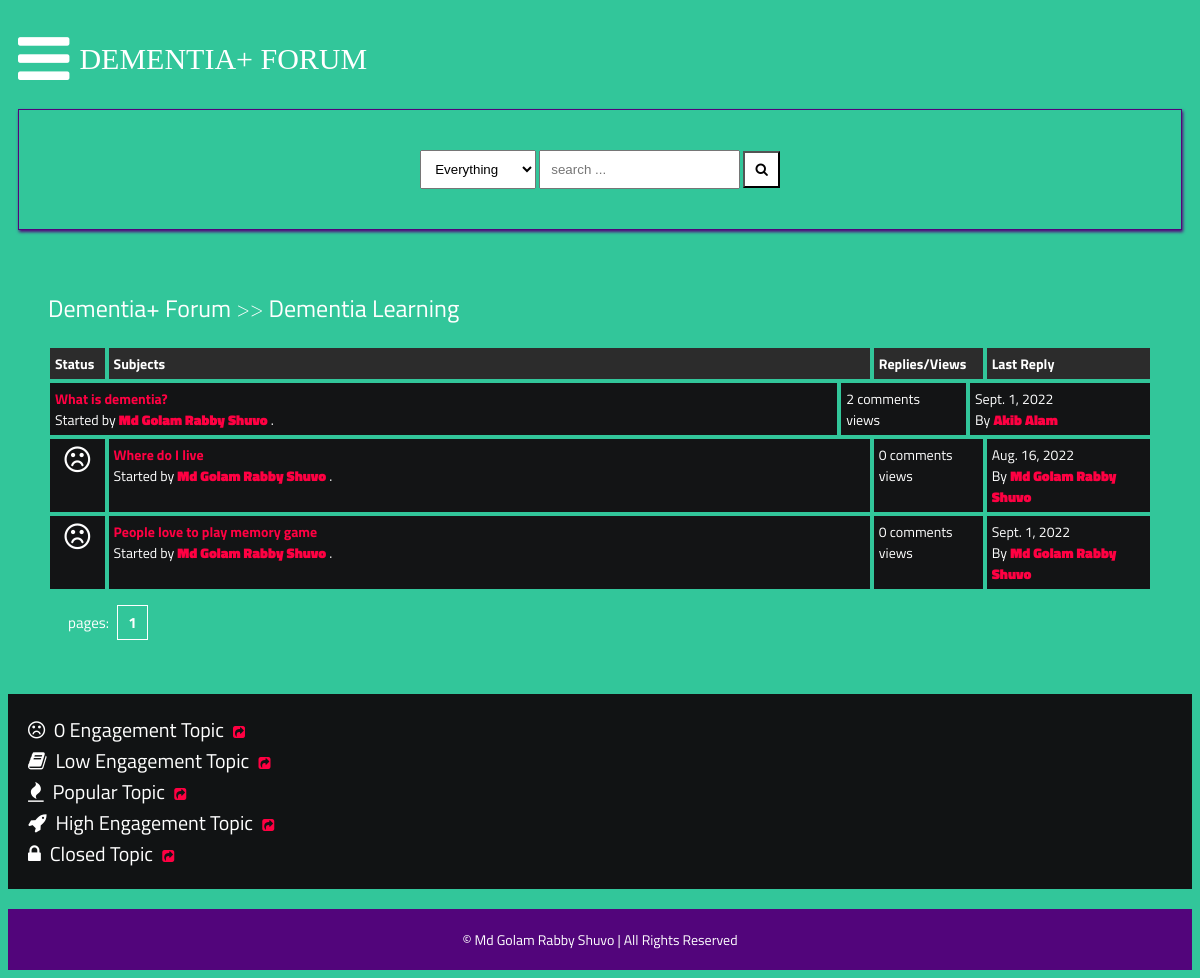
Screenshot of /forum/posts/dementia-learning/ with the database file from the repository.
### forum/models.py (models this page shows, shortened)
class Category(models.Model):
    title = models.CharField(max_length=50)
    slug = models.SlugField(max_length=400, unique=True, blank=True)
    description = models.TextField(default="description")
    class Meta:
        verbose_name_plural = "categories"
    def get_url(self):
        return reverse("posts", kwargs={
            "slug":self.slug
        })

class Post(models.Model):
    title = models.CharField(max_length=400)
    slug = models.SlugField(max_length=400, unique=True, blank=True)
    user = models.ForeignKey(Author, on_delete=models.CASCADE)
    content = HTMLField()
    categories = models.ManyToManyField(Category)
    date = models.DateTimeField(auto_now_add=True)
    approved = models.BooleanField(default=True)
    hit_count_generic = GenericRelation(HitCount, object_id_field='object_pk',
        related_query_name='hit_count_generic_relation'
    )
    tags = TaggableManager()
    comments = models.ManyToManyField(Comment, blank=True)
    closed = models.BooleanField(default=False)
    state = models.CharField(max_length=40, default="zero")
    def get_url(self):
        return reverse("detail", kwargs={
            "slug":self.slug
        })
    @property
    def num_comments(self):
        return self.comments.count()
    @property
    def last_reply(self):
        return self.comments.latest("date")

class Author(models.Model):
    user = models.ForeignKey(User, on_delete=models.CASCADE)
    fullname = models.CharField(max_length=40, blank=False)
    slug = slug = models.SlugField(max_length=400, unique=True, blank=True)
    bio = HTMLField()
    points = models.IntegerField(default=0)
    profile_pic = ResizedImageField(size=[50, 80], quality=100, upload_to="authors", default=None, blank=False, null=True)

class Comment(models.Model):
    user = models.ForeignKey(Author, on_delete=models.CASCADE)
    content = models.TextField()
    date = models.DateTimeField(auto_now_add=True)
    replies = models.ManyToManyField(Reply, blank=True)

### forum/views.py (the view)
# urls.py: path("posts/<slug>/", posts, name="posts"),
def posts(request, slug):
    category = get_object_or_404(Category, slug=slug)
    posts = Post.objects.filter(approved=True, categories=category)
    paginator = Paginator(posts, 5)
    page = request.GET.get("page")
    try:
        posts = paginator.page(page)
    except PageNotAnInteger:
        posts = paginator.page(1)
    except EmptyPage:
        posts = paginator.page(paginator.num_pages)
    context = {
        "posts":posts,
        "forum": category,
        "title": "Posts"
    }
    return render(request, "forum/posts.html", context)

### templates/forum/posts.html
{% extends 'base.html' %}
{% load hitcount_tags %}
{% block content %}
    <div class="container">
        <div class="navigate">
            <span><a href="{% url 'forum_home' %}">Dementia+ Forum</a> >> <a href="{{forum.get_url}}">{{forum.title}}</a></span>
        </div>
        <div class="posts-table">
            <div class="table-head">
                <div class="status">Status</div>
                <div class="subjects">Subjects</div>
                <div class="replies">Replies/Views</div>
                <div class="last-reply">Last Reply</div>
            </div>
            {% for post in posts %}
            <div class="table-row">
                {% if post.closed == True %}
                 <div class="status"><i class="fa fa-lock"></i></div>
                {% elif post.num_comments == 0 %}
                <div class="status"><i class="fa fa-frown-o"></i></div>
                {% elif post.num_comments > 0 and post.num_comments < 2 %}
                 <div class="status"><i class="fa fa-book"></i></div>
                 {% elif post.num_comments > 2 and post.num_comments < 4 %}
                 <div class="status"><i class="fa fa-rocket"></i></div>
                 {% elif post.num_comments >= 4 %}
                 <div class="status"><i class="fa fa-fire"></i></div>
                {% endif %}
                <div class="subjects">
                    <a href="{{post.get_url}}">{{post.title}}</a>
                    <br>
                    <span>Started by <b><a href="">{{post.user.fullname|title}}</a></b> .</span>
                </div>
                <div class="replies">
                    {{post.num_comments}} comments <br> {% get_hit_count for post %} views
                </div>
                {% if post.last_reply %}
                <div class="last-reply">
                    {{post.last_reply.date|date}}
                    <br>By <b><a href="">{{post.last_reply.user.fullname|title}}</a></b>
                </div>
                {% else %}
                <div class="last-reply">
                    {{post.date|date}}
                    <br>By <b><a href="">{{post.user.fullname|title}}</a></b>
                </div>
                {% endif %}
            </div>
            {% endfor %}
        </div>
            <div class="pagination">
                pages: {% for num_page in posts.paginator.page_range %} <a href="?page={{num_page}}">{{num_page}}</a> {% endfor %}
            </div>
    </div>
    <div class="note">
        <span><i class="fa fa-frown-o"></i>&nbsp; 0 Engagement Topic</span>&nbsp;&nbsp;&nbsp;<a href=""><i class="fa fa-share-square"></i></a><br>
        <span><i class="fa fa-book"></i>&nbsp; Low Engagement Topic</span>&nbsp;&nbsp;&nbsp;<a href=""><i class="fa fa-share-square"></i></a><br>
        <span><i class="fa fa-fire"></i>&nbsp; Popular Topic</span>&nbsp;&nbsp;&nbsp;<a href=""><i class="fa fa-share-square"></i></a><br>
        <span><i class="fa fa-rocket"></i>&nbsp; High Engagement Topic</span>&nbsp;&nbsp;&nbsp;<a href=""><i class="fa fa-share-square"></i></a><br>
        <span><i class="fa fa-lock"></i>&nbsp; Closed Topic</span>&nbsp;&nbsp;&nbsp;<a href=""><i class="fa fa-share-square"></i></a><br>
    </div>
    {% endblock content %}

### static/styles/forum_styles.css (style rules this page uses)
* { box-sizing: border-box; }
html { font-size: 14px; font-family: 'Titillium Web', sans-serif; background-color:#32c69a; color:#ffffff; }
a { color:#FF0042; font-weight: bolder; text-decoration: none; }
.container { margin: 20px; padding: 20px; }
.table-head { display: flex; }
.table-head div { padding: 5px; margin: 2px; background-color: #2C2C2C; font-weight: bold; }
.table-head .status { flex: 5%; }
.table-head .subjects { flex: 70%; }
.table-head .replies { flex: 10%; }
.table-head .last-reply { flex: 15%; }
.table-row { display: flex; }
.table-row .status, .table-row .subjects, .table-row .replies, .table-row .last-reply { padding: 5px; margin: 2px; background-color: #131415; }
.table-row .status { flex: 5%; font-size: 30px; text-align: center; }
.table-row .subjects { flex: 70%; }
.table-row .replies { flex: 10%; }
.table-row .last-reply { flex: 15%; }
.navigate { margin-block: 20px; font-weight: lighter; font-size: 24px; }
.navigate a { color: #fff; }
.pagination { padding: 20px; font-size: 15px; }
.pagination a { color: #fff; margin-inline: 5px; padding: 5px 10px; border: solid 0.5px #fff; }
.note { background-color:#111314; padding: 20px; display: block; }
.note span { font-size: 20px; margin-block: 5px; }

### rows the page displays
Category: title "Dementia Learning"
Post: title "What is dementia?", user.fullname "Md Golam Rabby Shuvo", num_comments "2", last_reply "Sept. 1, 2022", last_reply.user.fullname "Akib Alam"
Post: closed False (drawn), title "Where do I live", user.fullname "Md Golam Rabby Shuvo", num_comments "0", date "Aug. 16, 2022"
Post: closed False (drawn), title "People love to play memory game", user.fullname "Md Golam Rabby Shuvo", num_comments "0", date "Sept. 1, 2022"

### other values shown
{{ num_page }} "1"
